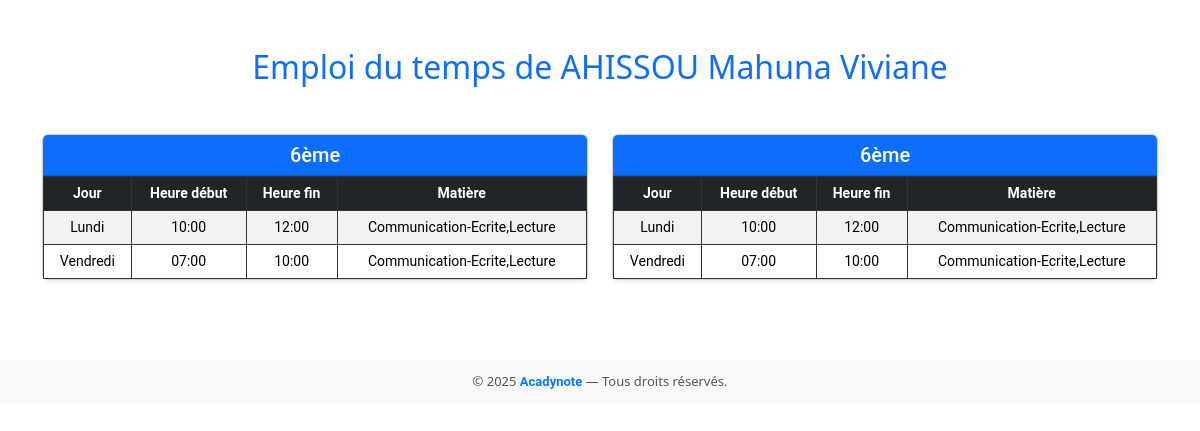
Page /enseignant/14/emploi_du_temps/ on the committed database.
### myapp/models.py (models this page shows, shortened)
class Enseignant(models.Model):
    nom = models.CharField(max_length=150)
    prenoms = models.CharField(max_length=150)
    email = models.EmailField(unique=True)
    password = models.CharField(max_length=255)
    matiere = models.CharField(max_length=255, blank=True)
    classes = models.CharField(max_length=100)  # <-- juste un attribut simple
    annee_academique = models.CharField(max_length=20)
    is_verified = models.BooleanField(default=False)
    otp_code = models.CharField(max_length=6, null=True, blank=True)
    otp_timestamp = models.DateTimeField(null=True, blank=True)

class Horaire(models.Model):
    classe = models.CharField(max_length=20)
    jour = models.CharField(max_length=10)  # Lundi, Mardi...
    heure_debut = models.TimeField()
    heure_fin = models.TimeField()
    matiere = models.CharField(max_length=50)
    enseignant = models.ForeignKey(Enseignant, on_delete=models.CASCADE)
    annee_academique = models.CharField(max_length=20)

### myapp/views.py (the view)
# urls.py: path('enseignant/<int:enseignant_id>/emploi_du_temps/', views.mon_emploi_du_temps, name='mon_emploi_du_temps'),
def mon_emploi_du_temps(request, enseignant_id):
    enseignant = get_object_or_404(Enseignant, id=enseignant_id)
    horaires = Horaire.objects.filter(enseignant=enseignant).order_by('classe', 'jour', 'heure_debut')
    classes_distinctes = horaires.values_list('classe', flat=True).distinct()
    jours = ['Lundi', 'Mardi', 'Mercredi', 'Jeudi', 'Vendredi', 'Samedi']
    return render(request, 'enseignant/mon_emploi_du_temps.html', {
        'enseignant': enseignant,
        'horaires': horaires,
        'classes_distinctes': classes_distinctes,
        'jours': jours
    })

### myapp/templates/enseignant/mon_emploi_du_temps.html (shortened to what this page needs)
{% extends "base.html" %}
{% block content %}
<div class="container mt-5">
    <h2 class="text-center mb-5 text-primary">Emploi du temps de {{ enseignant.nom }} {{ enseignant.prenoms }}</h2>
    {% if error %}
        <p class="text-danger text-center">{{ error }}</p>
    {% elif horaires %}
        <div class="row row-cols-1 row-cols-md-2 g-4">
            {% for classe in classes_distinctes %}
                <div class="col">
                    <div class="card shadow-sm h-100">
                        <div class="card-header bg-primary text-white text-center">
                            <h5 class="mb-0">{{ classe }}</h5>
                        </div>
                        <div class="card-body p-0">
                            <table class="table table-striped table-hover mb-0 text-center">
                                <thead class="table-dark">
                                    <tr>
                                        <th>Jour</th>
                                        <th>Heure début</th>
                                        <th>Heure fin</th>
                                        <th>Matière</th>
                                    </tr>
                                </thead>
                                <tbody>
                                    {% for h in horaires %}
                                        {% if h.classe == classe %}
                                        <tr>
                                            <td>{{ h.jour }}</td>
                                            <td>{{ h.heure_debut|time:"H:i" }}</td>
                                            <td>{{ h.heure_fin|time:"H:i" }}</td>
                                            <td>{{ h.matiere }}</td>
                                        </tr>
                                        {% endif %}
                                    {% endfor %}
                                </tbody>
                            </table>
                        </div>
                    </div>
                </div>
            {% endfor %}
        </div>
    {% else %}
        <p class="text-center text-muted fs-5 mt-5">Aucun horaire enregistré pour le moment.</p>
    {% endif %}
</div>
{% endblock %}

### myapp/templates/base.html (style rules this page uses)
* { font-family: 'Roboto', sans-serif; scroll-behavior: smooth; box-sizing: border-box; transition: all 0.3s ease-in-out; }
.table th, .table td { border: 1px solid #333; padding: 6px 8px; font-size: 14px; vertical-align: middle; text-align: center; }

### myapp/templates/enseignant/mon_emploi_du_temps.html (style rules this page uses)
.card-header { font-weight: bold; font-size: 1.2rem; }
.table th, .table td { vertical-align: middle; }
h2 { font-family: 'Segoe UI', sans-serif; }

### rows in the picture
Enseignant: nom "AHISSOU", prenoms "Mahuna Viviane"
Horaire: jour "Lundi", heure_debut "10:00", heure_fin "12:00", matiere "Communication-Ecrite,Lecture"
Horaire: jour "Vendredi", heure_debut "07:00", heure_fin "10:00", matiere "Communication-Ecrite,Lecture"

### other values in the picture
{{ classe }} "6ème" "6ème"
